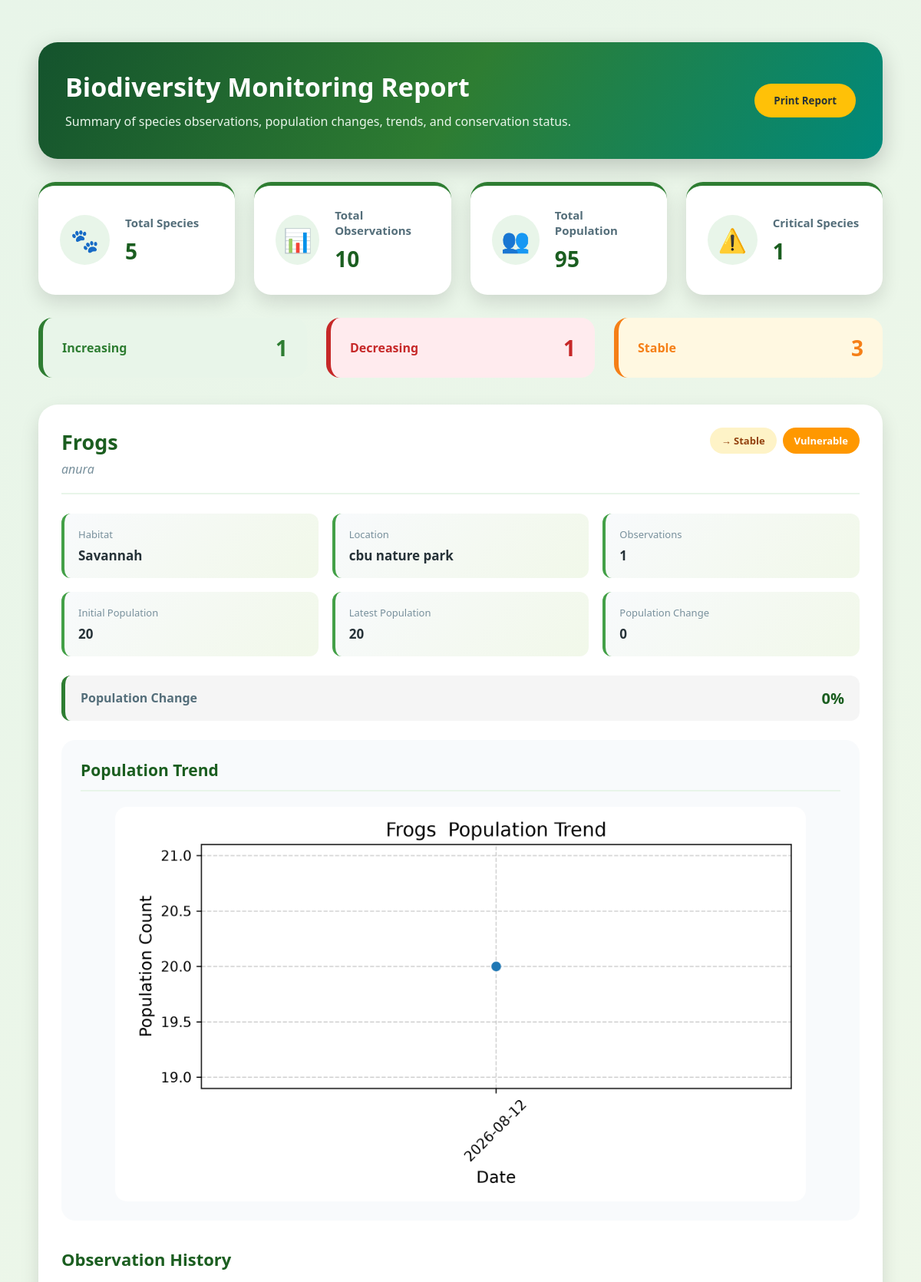
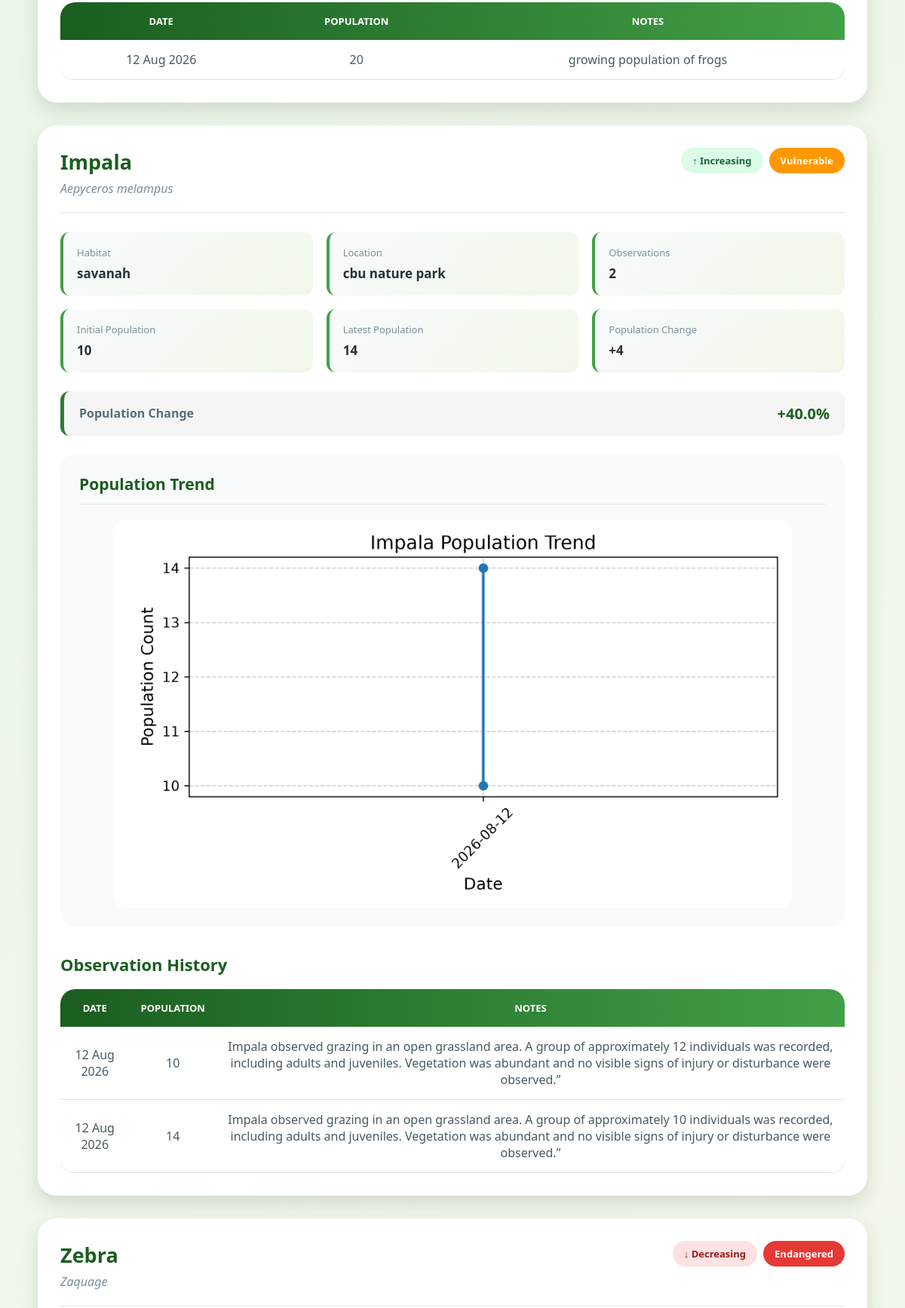
Screenshot of /report (upper part) with the database file from the repository (2 pictures, top to bottom).
### models.py (models this page shows, shortened)
class Species(db.Model):
    __tablename__ = "species"
    id = db.Column(db.Integer, primary_key=True)
    scientificName = db.Column(db.String(50), nullable=False)
    specie_Common_Name = db.Column(db.String(50), nullable=False)
    specie_Habitat = db.Column(db.String(50), nullable=False, default="savannah")
    location = db.Column(db.String(50), nullable=False, default="CBU Nature Park")
    observations = db.relationship("Observation",backref="species",lazy=True,
        cascade="all, delete-orphan")

class Observation(db.Model):
    __tablename__ = "observation"
    id = db.Column(db.Integer, primary_key=True)
    species_id = db.Column(db.Integer,db.ForeignKey("species.id"), nullable=False)
    observation_date = db.Column(db.DateTime, default=lambda: datetime.now(timezone.utc))
    population_count = db.Column(db.Integer, nullable=False)
    notes = db.Column(db.Text)
    photo = db.Column(db.String(555))
    status = db.Column(db.String(20), default="Pending")
    reviewed_by = db.Column(db.Integer, db.ForeignKey("details.id"),nullable=True)
    reviewed_at = db.Column(db.DateTime)

### app.py (the view)
@app.route("/report")
def report():
    species_list = Species.query.order_by(Species.specie_Common_Name.asc()).all()
    report_data = []
    total_species = len(species_list)
    total_observations = Observation.query.count()
    total_population = db.session.query(func.coalesce(func.sum(Observation.population_count), 0)).scalar()
    for species in species_list:
        observations = (
            Observation.query
            .filter_by(species_id=species.id)
            .order_by(Observation.observation_date.asc())
            .all()
        )
        first_population = 0
        latest_population = 0
        population_change = 0
        percentage_change = 0
        trend = "No Data"
        risk_status = "Unknown"
        if observations:
            first_population = observations[0].population_count or 0
            latest_population = observations[-1].population_count or 0
            population_change = latest_population - first_population
            if first_population > 0:
                percentage_change = (
                    population_change / first_population
                ) * 100
            if population_change > 0:
                trend = "Increasing"
            elif population_change < 0:
                trend = "Decreasing"
            else:
                trend = "Stable"
            if latest_population <= 5:
                risk_status = "Critical"
            elif latest_population <= 10:
                risk_status = "Endangered"
            elif latest_population <= 20:
                risk_status = "Vulnerable"
            else:
                risk_status = "Stable"
        chart_file = f"charts/chart_{species.id}.png"
        chart_path = os.path.join(
            app.static_folder,
            chart_file
        )
        report_data.append({"id": species.id,
            "name": species.specie_Common_Name,
            "scientific": species.scientificName,
            "habitat": species.specie_Habitat,
            "location": species.location,
            "observations": observations,
            "observation_count": len(observations),
            "first_population": first_population,
            "latest_population": latest_population,
            "population_change": population_change,
            "percentage_change": round(
                percentage_change,
                2
            ),
            "trend": trend,
            "risk_status": risk_status,
            "chart": chart_file
            if os.path.exists(chart_path)
            else None
        })
    increasing_species = sum(
        1 for item in report_data
        if item["trend"] == "Increasing"
    )
    decreasing_species = sum(
        1 for item in report_data
        if item["trend"] == "Decreasing"
    )
    stable_species = sum(
        1 for item in report_data
        if item["trend"] == "Stable"
    )
    critical_species = sum(
        1 for item in report_data
        if item["risk_status"] == "Critical"
    )
    return render_template( "report.html", report_data=report_data, total_species=total_species,
                           total_observations=total_observations, total_population=total_population,
                           increasing_species=increasing_species, decreasing_species=decreasing_species,
                           stable_species=stable_species, critical_species=critical_species)

### templates/report.html (shortened to what this page needs)
{% extends "base.html" %}
{% block css %}
<link rel="stylesheet"
      href="{{ url_for('static', filename='reportStyle.css') }}">
{% endblock %}
{% block content %}
<div class="report-container">
    <div class="report-header">
        <div>
            <h1>Biodiversity Monitoring Report</h1>
            <p>
                Summary of species observations, population changes,
                trends, and conservation status.
            </p>
        </div>
        <div class="report-actions">
            <button onclick="window.print()"
                    class="btn-print">
                Print Report
            </button>
        </div>
    </div>
    <div class="report-summary">
        <div class="report-card">
            <div class="report-card-icon">
                🐾
            </div>
            <div>
                <h3>Total Species</h3>
                <strong>
                    {{ total_species }}
                </strong>
            </div>
        </div>
        <div class="report-card">
            <div class="report-card-icon">
                📊
            </div>
            <div>
                <h3>Total Observations</h3>
                <strong>
                    {{ total_observations }}
                </strong>
            </div>
        </div>
        <div class="report-card">
            <div class="report-card-icon">
                👥
            </div>
            <div>
                <h3>Total Population</h3>
                <strong>
                    {{ total_population }}
                </strong>
            </div>
        </div>
        <div class="report-card">
            <div class="report-card-icon">
                ⚠️
            </div>
            <div>
                <h3>Critical Species</h3>
                <strong>
                    {{ critical_species }}
                </strong>
            </div>
        </div>
    </div>
    <div class="trend-summary">
        <div class="trend-box increasing">
            <span>Increasing</span>
            <strong>
                {{ increasing_species }}
            </strong>
        </div>
        <div class="trend-box decreasing">
            <span>Decreasing</span>
            <strong>
                {{ decreasing_species }}
            </strong>
        </div>
        <div class="trend-box stable">
            <span>Stable</span>
            <strong>
                {{ stable_species }}
            </strong>
        </div>
    </div>
    {% if report_data %}
        {% for item in report_data %}
        <div class="species-report-card">
            <div class="species-report-header">
                <div>
                    <h2>
                        {{ item.name }}
                    </h2>
                    <p class="scientific-name">
                        {{ item.scientific }}
                    </p>
                </div>
                <div class="status-container">
                    {% if item.trend == "Increasing" %}
                        <span class="status-badge increasing">
                            ↑ Increasing
                        </span>
                    {% elif item.trend == "Decreasing" %}
                        <span class="status-badge decreasing">
                            ↓ Decreasing
                        </span>
                    {% elif item.trend == "Stable" %}
                        <span class="status-badge stable">
                            → Stable
                        </span>
                    {% else %}
                        <span class="status-badge">
                            No Data
                        </span>
                    {% endif %}
                    {% if item.risk_status == "Critical" %}
                        <span class="risk-badge critical">
                            Critical
                        </span>
                    {% elif item.risk_status == "Endangered" %}
                        <span class="risk-badge endangered">
                            Endangered
                        </span>
                    {% elif item.risk_status == "Vulnerable" %}
                        <span class="risk-badge vulnerable">
                            Vulnerable
                        </span>
                    {% elif item.risk_status == "Stable" %}
                        <span class="risk-badge safe">
                            Stable
                        </span>
                    {% endif %}
                </div>
            </div>
            <div class="species-info-grid">
                <div class="info-item">
                    <span>Habitat</span>
                    <strong>
                        {{ item.habitat or "Not recorded" }}
                    </strong>
                </div>
                <div class="info-item">
                    <span>Location</span>
                    <strong>
                        {{ item.location or "Not recorded" }}
                    </strong>
                </div>
                <div class="info-item">
                    <span>Observations</span>
                    <strong>
                        {{ item.observation_count }}
                    </strong>
                </div>
                <div class="info-item">
                    <span>Initial Population</span>
                    <strong>
                        {{ item.first_population }}
                    </strong>
                </div>
                <div class="info-item">
                    <span>Latest Population</span>
                    <strong>
                        {{ item.latest_population }}
                    </strong>
                </div>
                <div class="info-item">
                    <span>Population Change</span>
                    <strong>
                        {% if item.population_change > 0 %}
                            +{{ item.population_change }}
                        {% else %}
                            {{ item.population_change }}
                        {% endif %}
                    </strong>
                </div>
            </div>
            <div class="population-change">
                <span>
                    Population Change
                </span>
                <strong>
                    {% if item.percentage_change > 0 %}
                        +{{ item.percentage_change }}%
                    {% elif item.percentage_change < 0 %}
                        {{ item.percentage_change }}%
                    {% else %}
                        0%
                    {% endif %}
                </strong>
            </div>
            {% if item.chart %}
            <div class="chart-container">
                <h3>
                    Population Trend
                </h3>
                <img
                    src="{{ url_for('static',
                                    filename=item.chart) }}"
                    alt="Population trend for {{ item.name }}"
                >
            </div>
            {% endif %}
            {% if item.observations %}
            <div class="observation-section">
                <h3>
                    Observation History
                </h3>
                <div class="table-wrapper">
                    <table>
                        <thead>
                            <tr>
                                <th>
                                    Date
                                </th>
                                <th>
                                    Population
                                </th>
                                <th>
                                    Notes
                                </th>
                            </tr>
                        </thead>
                        <tbody>
                            {% for observation
                               in item.observations %}
                            <tr>
                                <td>
                                    {{ observation.observation_date.strftime('%d %b %Y') }}
                                </td>
                                <td>
                                    {{ observation.population_count }}
                                </td>
                                <td>
                                    {{ observation.notes or "No notes" }}
                                </td>
                            </tr>
                            {% endfor %}
                        </tbody>
                    </table>
                </div>
            </div>
            {% endif %}
        </div>
        {% endfor %}
    {% endif %}
</div>
{% endblock %}

### static/adminstyle.css (style rules this page uses)
* { margin: 0; padding: 0; box-sizing: border-box; }
body { font-family: "Segoe UI", Tahoma, sans-serif; background: linear-gradient( 135deg, #e8f5e9, #f1f8e9, #e0f2f1 ); color: #263238; min-height: 100vh; }
button { border: none; cursor: pointer; font-family: inherit; font-weight: bold; transition: 0.3s; }
img { max-width: 100%; }
h1 { color: #1b5e20; }
table { width: 100%; border-collapse: collapse; background: white; border-radius: 20px; overflow: hidden; box-shadow: 0 10px 25px rgba(0, 0, 0, 0.15); }
thead { background: linear-gradient( 90deg, #1b5e20, #43a047 ); }
th { padding: 18px; color: white; text-transform: uppercase; }
td { padding: 15px; text-align: center; border-bottom: 1px solid #ddd; }
button { padding: 10px 18px; border-radius: 25px; }

### rows the page displays
Species: name "Frogs", scientific "anura", shows "→ Stable", shows "Vulnerable", specie_Habitat "Savannah", location "cbu nature park", observation_count "1", first_population "20", latest_population "20", population_change "0", shows "0%", shows a picture
Observation: observation_date "12 Aug 2026", population_count "20", notes "growing population of frogs"
Species: name "Impala", scientific "Aepyceros melampus", shows "↑ Increasing", shows "Vulnerable", specie_Habitat "savanah", location "cbu nature park", observation_count "2", first_population "10", latest_population "14", population_change "4", percentage_change "40.0", shows a picture
Observation: observation_date "12 Aug 2026", population_count "10", notes "Impala observed grazing in an open grassland area. A group of approximately 12 individuals was recorded, including adults and juveniles. Vegetation was abundant and no visible signs of injury or disturbance were observed.”"
Observation: observation_date "12 Aug 2026", population_count "14", notes "Impala observed grazing in an open grassland area. A group of approximately 10 individuals was recorded, including adults and juveniles. Vegetation was abundant and no visible signs of injury or disturbance were observed.”"
Species: name "Zebra", scientific "Zaquage", shows "↓ Decreasing", shows "Endangered"

### other values shown
{{ total_species }} "5"
{{ total_observations }} "10"
{{ total_population }} "95"
{{ critical_species }} "1"
{{ increasing_species }} "1"
{{ decreasing_species }} "1"
{{ stable_species }} "3"
